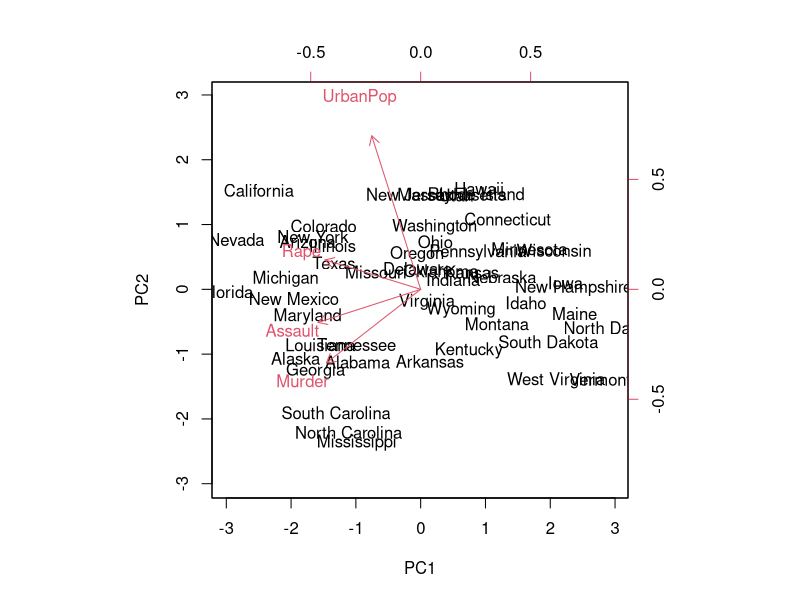
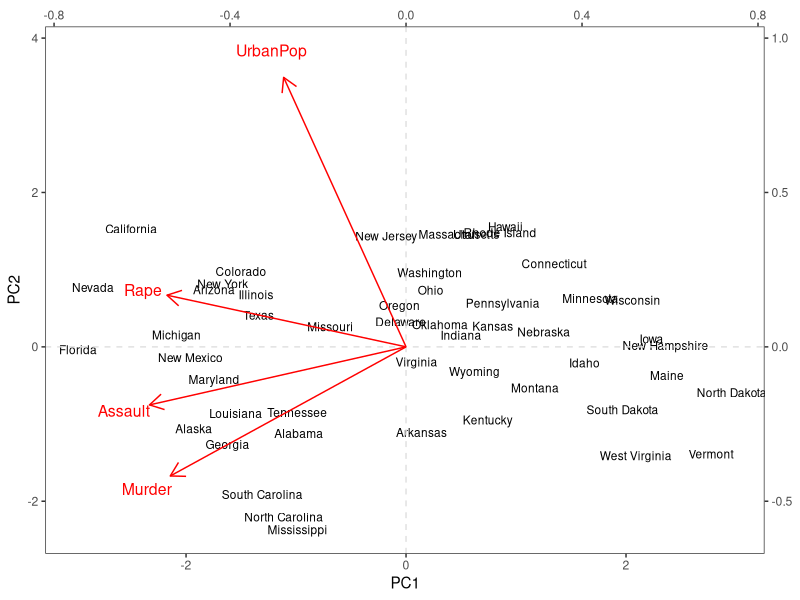
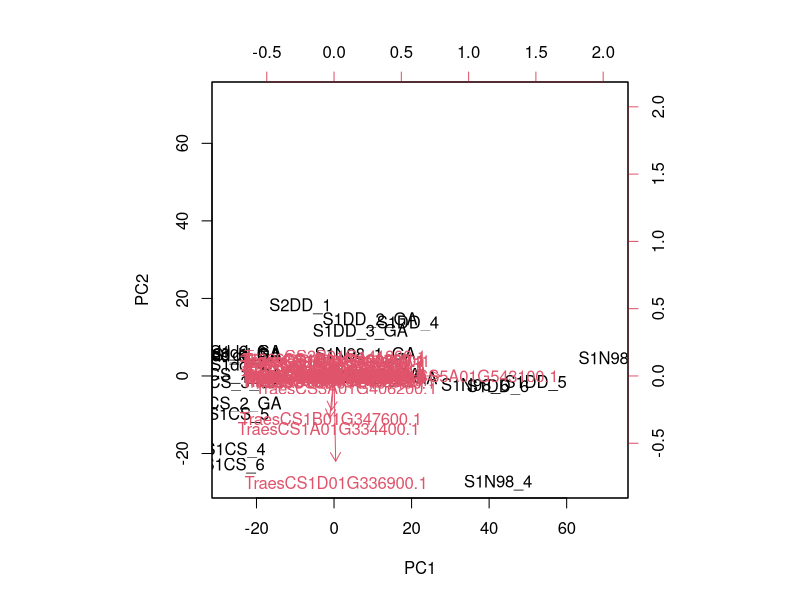
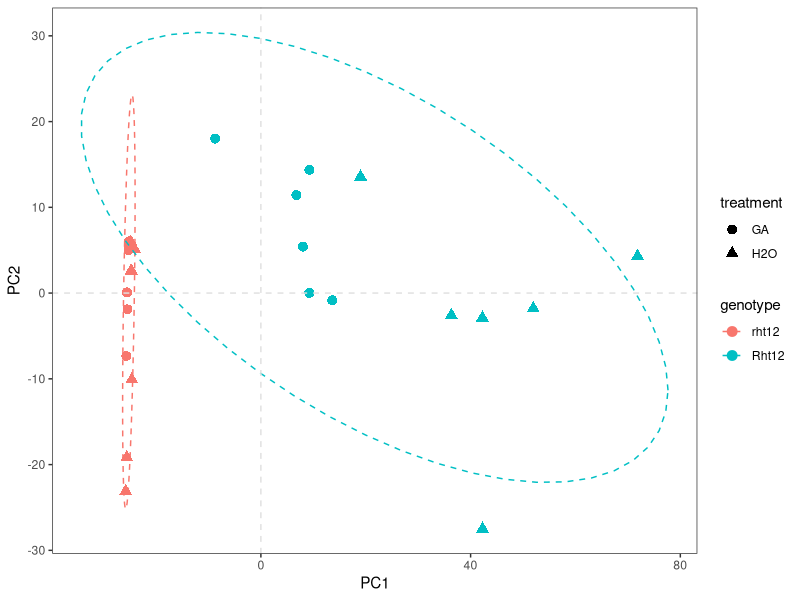

Generate these figures, in order, with R:
states=row.names(USArrests)
states
names(USArrests)
apply(USArrests, 2, mean)
apply(USArrests, 2, var)
pr.out=prcomp(USArrests, scale=TRUE)
names(pr.out)
pr.out$center
pr.out$scale
pr.out$rotation
dim(pr.out$x)
biplot(pr.out, scale=0)

pr.out$sdev
pr.var=pr.out$sdev^2
pr.var
pve=pr.var/sum(pr.var)
pve
summary(pr.out)

plotdat <- as.data.frame(pr.out$x[,1:2])
plotdat$state <- rownames(plotdat)
rotdat <- as.data.frame(pr.out$rotation[,1:2])
rotdat$crime <- rownames(rotdat)
library(ggplot2)
library(ggforce)
ggplot() + geom_text(data = plotdat, aes(x = PC1, y = PC2, label = state),size = 3) +
  theme_bw() + theme(panel.grid.major=element_line(colour=NA), panel.grid.minor = element_blank()) +
  geom_hline(aes(yintercept = 0), colour="gray88", linetype="dashed") + 
  geom_vline(aes(xintercept = 0), colour="gray88", linetype="dashed") +
  scale_y_continuous(sec.axis = sec_axis(~./4)) + scale_x_continuous(sec.axis = sec_axis(~./4)) +
  geom_segment(data = rotdat,aes(x=0, xend= PC1*4, y=0, yend= PC2*4), arrow = arrow(length = unit(0.03, "npc")), colour = 'red') +
  geom_text(data = rotdat,aes(x = PC1*4.4, y = PC2*4.4, label = crime), size = 4, colour = 'red')
  

dat <- read.table('trans.txt', header = TRUE, row.names = 1, sep = '\t')
dat <- t(dat)
pcadat <- prcomp(dat)
biplot(pcadat, scale = 0)

plotdat <- as.data.frame(pcadat$x[,1:2])
rownames(plotdat)
plotdat$genotype <- rep(c(rep('rht12',6),rep('Rht12',6)),2)
plotdat$treatment <- rep(c(rep('H2O', 3), rep('GA',3)),4)

library(ggplot2)
library(ggforce)
ggplot(plotdat, aes(x = PC1, y = PC2, colour = genotype, shape = treatment, group = genotype)) + geom_point(size = 3) +
  theme_bw() + theme(panel.grid.major=element_line(colour=NA), panel.grid.minor = element_blank()) +
  stat_ellipse(type ="t", linetype =2) +
  geom_hline(aes(yintercept = 0), colour="gray88", linetype="dashed") + 
  geom_vline(aes(xintercept = 0), colour="gray88", linetype="dashed") 
  
